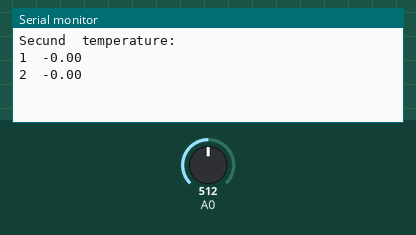
Bench run of a sketch on a simulated Arduino Uno, built with avr-gcc and run on an emulated ATmega328P. Shown: the last lines printed to the serial monitor. Inputs (shaded band) come from the test bench; at power-on: A0 = 512.

Above: at 1.8 s.
1.9 s: A0 set to 0
At 2.5 s:
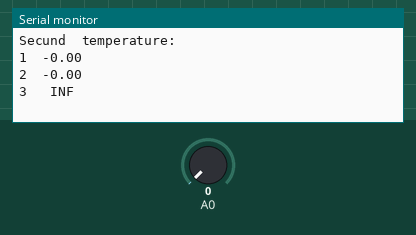
4.5 s: A0 set to 1023
At 5.8 s:
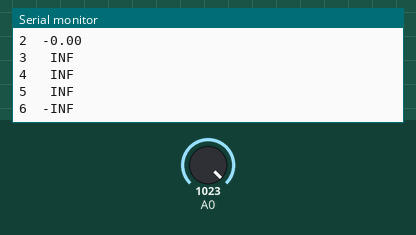
Timing chart, 0 to 7.5 s (numbered marks = the images above; inputs shaded):
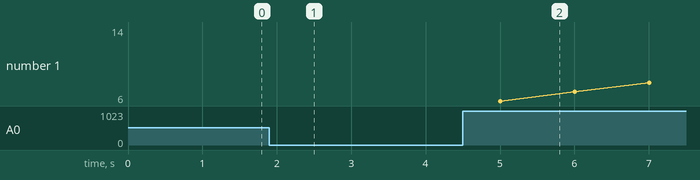

The sketch:

weather_station.ino
```cpp
#include <math.h>


int sec = 1;

void setup() {
    Serial.begin(9600);
    Serial.println("Secund\ttemperature: ");
}

void loop() {
    float voltage = analogRead(A0) * 5.0 / 1023.0;
    float temperature = -14.46 * log(voltage * 10000.0) / (5.0 - voltage) / 27074.0;

    Serial.println(String(sec) + "\t" + String(temperature));
    delay(1000);
    ++sec;
}
```

Measured:
- after the input at 1.9 s, the serial monitor: prints a new line after 0.10 s (image 1)
- after the input at 4.5 s, the serial monitor: prints a new line after 0.50 s (image 2)
